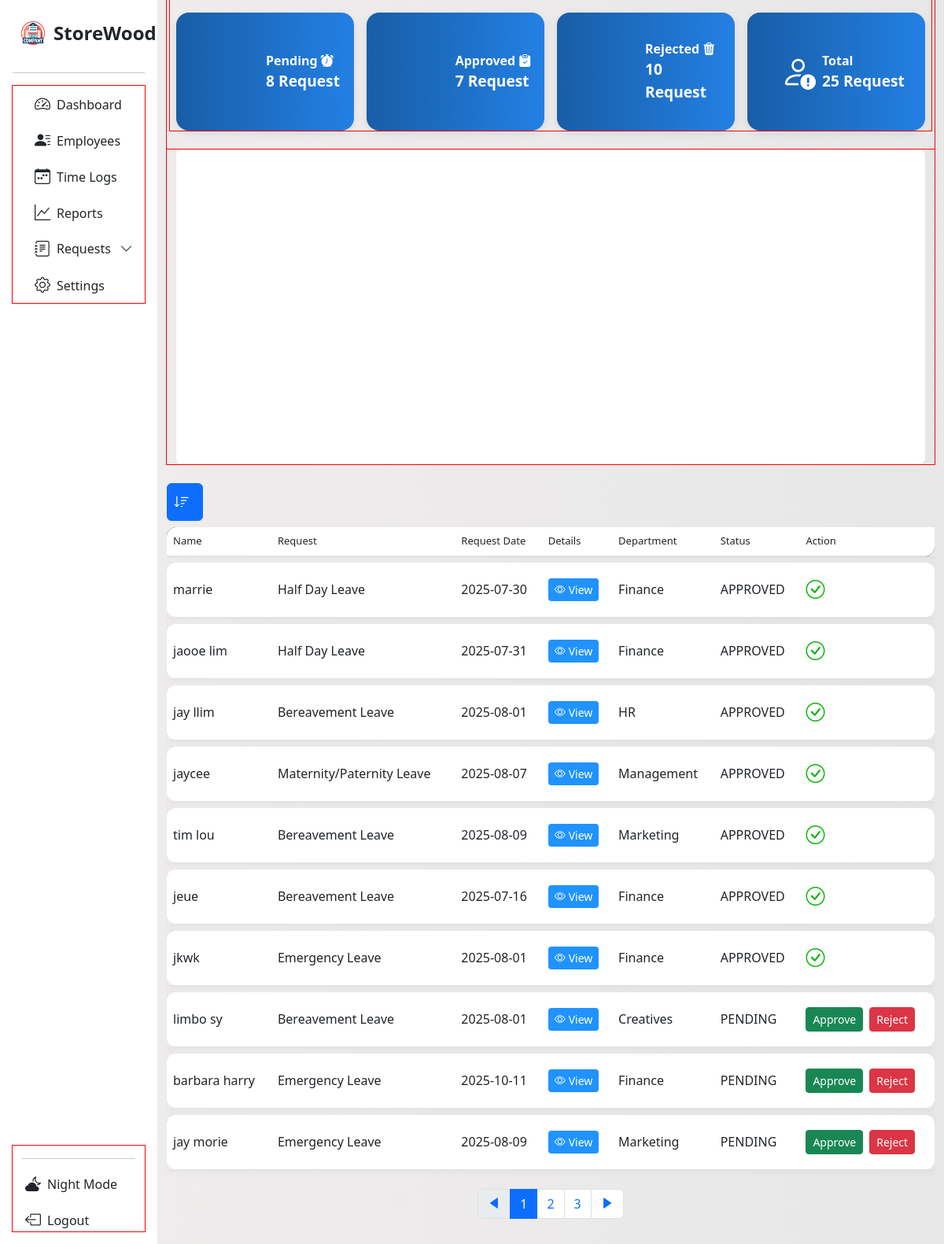
Screenshot of /request_page?sort_by=status&page=1 with the database file from the repository.
### tables this page shows
CREATE TABLE request (
                    id INTEGER PRIMARY KEY AUTOINCREMENT,
                    request_id TEXT,
                    name TEXT,
                    request_type TEXT,
                    date TEXT,
                    details TEXT,
                    department TEXT,
                    status TEXT DEFAULT 'PENDING',
                    action TEXT, time, expiration_time, expiration_date);

### App/main.py (the view)
@app.route('/request_page', methods=['GET'])
def request_page():
    rows = []
    page = int(request.args.get('page', 1))
    per_page = 10
    offset = (page - 1) * per_page
    sort_by = request.args.get('sort_by', 'id')
    try:
        with sqlite3.connect(db.connect_request_table()) as req_con:
            df = pd.read_sql_query("SELECT * FROM request", req_con)
            if sort_by in df.columns:
                df = df.sort_values(by=sort_by, ascending=True)
            count_stats = df['status'].value_counts()
            pending = count_stats.get('PENDING', 0)
            approved = count_stats.get('APPROVED', 0)
            rejected = count_stats.get('REJECTED', 0)
            total_req = pending + approved + rejected
            record = {'pending': pending, 'approved': approved, 'rejected': rejected, 'total': total_req}
            paginated_df = df.iloc[offset:offset+per_page]
            for _, info in paginated_df.iterrows():
                row = {
                    'name': info['name'],
                    'request': info['request_type'],
                    'date': info['date'],
                    'details': info['details'],
                    'department': info['department'],
                    'status': info['status'],
                    'action': info['action'],
                    'req_id': info['request_id']
                }
                rows.append(row)
            total_rows = len(df)
            total_page = math.ceil(total_rows / per_page)
            data = get_requests_per_day()
    except sqlite3.OperationalError:
        print("We're having a trouble retrieving request page data. Please try again." )
        traceback.print_exc()
        rows = []
        record = {}
        total_page = 1
        page = 1
        data = {}
    return render_template('req_page.html', page='requests', subpage='new',
                           rows = rows, records = record, request_data = data,
                           total_pages = total_page, table_page = page)

### App/database.py (called while the page is built)
    def connect_request_table(self):
        return self.employee_leave_request

### App/main.py (called while the page is built)
def get_requests_per_day():
    data = defaultdict(int)
    with sqlite3.connect(db.connect_request_table()) as con:
        cur = con.cursor()
        cur.execute("SELECT date FROM request")
        fetch = cur.fetchall()
    for row in fetch:
        dates = row[0]
        try:
            date_object = datetime.strptime(dates, "%Y-%m-%d %H:%M:%S")
            only_date = date_object.date().isoformat()
            data[only_date] += 1
        except Exception as e:
            try:
                only_date = datetime.strptime(dates, "%Y-%m-%d").date().isoformat()
                data[only_date] += 1
            except Exception as e:
                print(f"Skipping invalid date: {dates}", e)
    chart_data = [{'x':date, 'y':count} for date, count in sorted(data.items())]
    return chart_data

### App/templates/req_page.html (shortened to what this page needs)
<!DOCTYPE html>
<html lang="en">
<head>
  <link rel="stylesheet" href="{{ url_for('static', filename='dash.css') }}">
  <link rel="stylesheet" href="{{ url_for('static', filename='request.css') }}">
  <link href="https://cdn.jsdelivr.net/npm/bootstrap-icons@1.11.3/font/bootstrap-icons.css" rel="stylesheet">
  <link href='https://unpkg.com/boxicons@2.1.4/css/boxicons.min.css' rel='stylesheet'>
  <link href="https://cdn.jsdelivr.net/npm/bootstrap@5.3.0/dist/css/bootstrap.min.css" rel="stylesheet">
</head>
<body>
<div class="container-fluid">
  <div class="row flex-nowrap">
<nav id="sidebarMenu" class="col-12 col-sm-4 col-md-3 col-lg-3 col-xl-2 bg-col px-0 position-sticky sticky-top">
  <div class="d-flex w-100 flex-column p-3 align-items-sm-start pt-4 h-100">
    <a href="/" class="d-flex align-items-center mb-3 text-dark text-decoration-none w-100 px-2">
      <img src="{{ url_for('static', filename='img/company.png') }}?v=2" alt="Logo" width="36" height="36" class="me-2">
      <span class="fs-4 fw-semibold">StoreWood</span>
    </a>
    <hr class="w-100">
    <ul class="nav nav-pills flex-column mb-auto w-100" id="menu">
      <div class="container con-li">
        <li class="nav-item">
          <a href="{{ url_for('management') }}" class="nav-link text-dark">
            <i class="bi bi-speedometer2 fs-5"></i><span class="ms-2">Dashboard</span>
          </a>
        </li>
        <li class="nav-item">
          <a class="nav-link text-dark" href="{{ url_for('sort_request') }}">
            <i class="bi bi-person-lines-fill fs-5"></i><span class="ms-2">Employees</span>
          </a>
        </li>
        <li>
          <a href="#" class="nav-link text-dark">
            <i class="bi bi-calendar-week fs-5"></i><span class="ms-2">Time Logs</span>
          </a>
        </li>
        <li>
          <a href="#" class="nav-link text-dark">
            <i class="fs-5 bi bi-graph-up"></i><span class="ms-2">Reports</span>
          </a>
        </li>
      <li class="nav-item">
        <a class="nav-link d-flex justify-content-between align-items-center text-dark"
          data-bs-toggle="collapse" href="#requestsSubMenu"  role="button"
          aria-expanded="false" aria-controls="requestsSubMenu">
          <span class="d-flex align-items-center gap-2 flex-grow-1">
            <i class="fs-5 bi bi-journal-text"></i>
            <span class="text-truncate">Requests</span>
          </span>
          <i class="bi bi-chevron-down arrow-icon ms-2"></i>
        </a>
      </li>
        <li>
          <a href="#" class="nav-link text-dark">
            <i class="fs-5 bi bi-gear"></i><span class="ms-2">Settings</span>
          </a>
        </li>
      </div>
    </ul>
    <div class="container mt-auto">
      <hr class="w-100">
      <a href="{{ url_for('admin_login') }}" class="nav-link text-dark mt-3">
        <i class="bi bi-cloud-moon-fill fs-5 ms-1"></i><span class="ms-2">Night Mode</span>
      </a>
      <a href="{{ url_for('admin_login') }}" class="nav-link text-dark mt-3">
        <i class="bi bi-box-arrow-left fs-5 ms-1"></i><span class="ms-2">Logout</span>
      </a>
    </div>
  </div>
</nav>
<div class="main-top-var col py-3 content">
<div class="container">
  <div class="row g-3 mb-4">
    <div class="col-xl-3 col-lg-6">
      <div class="d-flex align-items-center justify-content-center text-white p-3 rounded-4 stat-box h-100">
        <div class="stat-content">
          <div class="stat-title">Pending <i class="bi bi-alarm-fill"></i></div>
          <div class="stat-value">{{ records.pending }} Request</div>
        </div>
      </div>
    </div>
    <div class="col-xl-3 col-lg-6">
      <div class="d-flex align-items-center justify-content-center text-white p-3 rounded-4 stat-box h-100">
        <div class="stat-content">
          <div class="stat-title">Approved <i class="bi bi-clipboard-check-fill"></i></div>
          <div class="stat-value">{{ records.approved }} Request</div>
        </div>
      </div>
    </div>
    <div class="col-xl-3 col-lg-6">
      <div class="d-flex align-items-center justify-content-center text-white p-3 rounded-4 stat-box h-100">
        <div class="stat-content">
          <div class="stat-title">Rejected <i class="bi bi-trash3-fill"></i></div>
          <div class="stat-value">{{ records.rejected }} Request</div>
        </div>
      </div>
    </div>
    <div class="col-xl-3 col-lg-6">
      <div class="d-flex align-items-center justify-content-center text-white p-3 rounded-4 stat-box h-100">
        <div class="ms-3 d-flex align-items-center justify-content-center" style="font-size: 2.8rem;">
          <i class="bi bi-person-exclamation"></i>
        </div>
        <div class="flex-grow-0 ms-2">
          <div class="stat-title">Total</div>
          <div class="stat-value">{{ records.total }} Request</div>
        </div>
      </div>
    </div>
  </div>
  <div class="row mb-4">
    <div class="col-12">
      <div id="chart" class="w-100" data-requests='{{ request_data | tojson }}'></div>
    </div>
  </div>
</div>
<div>
  <div class="dropdown">
    <button class="btn btn-primary p-2 pe-3" type="button" title="Dropdown" id="sortDropdown" data-bs-toggle="dropdown" aria-expanded="false">
      <i class="bi bi-sort-down fs-5"></i>
    </button>
  </div>
</div>
    <div class="table-responsive">
      <table class="table display custom-table" id="myTable">
        <thead class="head bg-black">
          <tr>
            <th>Name</th>
            <th>Request</th>
            <th>Request Date</th>
            <th>Details</th>
            <th>Department</th>
            <th>Status</th>
            <th>Action</th>
          </tr>
        </thead>
        <tbody>
          {% for row in rows %}
          <tr>
            <td>{{row['name']}}</td>
            <td>{{row['request']}}</td>
            <td>{{row['date']}}</td>
            <td>
              <a href="/read_request/{{row['req_id']}}"
                class="btn btn-info btn-sm"
                style="background-color: rgb(32, 147, 255); border: transparent;">
                <span style="color: white;" class="d-flex flex-row">
                  <i class="bi bi-eye me-1"></i> View
                </span>
              </a>
            </td>
            <td>{{row['department']}}</td>
            <td>{{row['status']}}</td>
            {%if row['status'] == 'PENDING' %}
            <td>
              <div class="d-flex flex-row gap-2">
                <form method="POST" action="/update_status">
                  <button type="submit" class="btn btn-success btn-sm">Approve</button>
                </form>
                <form method="POST" action="/update_status">
                  <button type="submit" class="btn btn-danger btn-sm">Reject</button>
                </form>
              </div>
            </td>
          {% else %}
            <td>
              <div class="d-flex flex-row gap-2">
                {% if row['status'] == 'APPROVED' %}
                  <i class="bi bi-check-circle fs-4" style="color: rgb(15, 181, 15);"></i>
                {% elif row['status'] == 'REJECTED' %}
                  <i class="bi bi-x-circle fs-4" style="color: rgb(225, 48, 48);"></i>
                {% endif %}
                </div>
            </td>
            {% endif %}
          </tr>
        </tbody>
        {% endfor %}
      </table>
    </div>
      <div class="w-100 d-flex justify-content-center gap-1">
        <nav aria-label="Page navigation">
          <ul class="pagination">
            <li class="page-item {% if table_page == 1 %}disabled{% endif %} arrow-head">
              <a class="page-link" href="?page={{ table_page - 1 }}" aria-label="Previous">
                <span aria-hidden="true"><i class='bx bxs-left-arrow text-primary'></i></span>
              </a>
            </li>
            {% for page_num in range(1, total_pages + 1) %}
            <li class="page-item {% if page_num == table_page %}active{% endif %}">
              <a class="page-link" href="?page={{ page_num }}">{{ page_num }}</a>
            </li>
            {% endfor %}
            <li class="page-item {% if table_page == total_pages %}disabled{% endif %} arrow-head">
              <a class="page-link" href="?page={{ table_page + 1 }}" aria-label="Next">
                <span aria-hidden="true"><i class='bx bxs-right-arrow text-primary'></i></span>
              </a>
            </li>
        </ul>
      </nav>
    </div>
  </div>
</div>
</body>
</html>

### App/static/dash.css (style rules this page uses)
* { scrollbar-width: none; }
body { background: linear-gradient(to right, #f0eded, #e8e7e7); overflow: hidden; scrollbar-width: none; height: 100%; }
*, *::before, *::after { box-sizing: border-box; }
.bg-col { background-color: rgb(255, 255, 255) !important; }
.dropdown { width: 100%; z-index: 100; }
.custom-table { border-collapse: separate !important; border-spacing: 0 6px; height: 30px; border-radius: 10px; overflow-y: scroll; }
.custom-table tbody tr td, .custom-table tbody tr th { height: 70px; vertical-align: middle; }
.custom-table tbody tr { background-color: #fff; box-shadow: 0 2px 8px rgba(0, 0, 0, 0.05); }
.custom-table tbody tr td:first-child, .custom-table tbody tr th:first-child { border-top-left-radius: 12px; border-bottom-left-radius: 12px; }
.custom-table tbody tr td:last-child { border-top-right-radius: 12px; border-bottom-right-radius: 12px; }
.custom-table thead th:first-child { border-top-left-radius: 12px; }
.custom-table thead th:last-child { border-bottom-right-radius: 12px; }
thead.head th { font-size: small; font-weight: 500; }
.bg-col { background-color: white; }
.bg-col ul li { min-width: 140px; max-width: 100%; width: auto; }
#sidebarMenu { height: 100vh; overflow-y: scroll; overflow-x: hidden; position: sticky; top: 0; scrollbar-width: none; -ms-overflow-style: none; }
main, .container, .row, .col { outline: 1px solid red; }
#sortDropdown i { font-size: 20px; }
.stat-box { height: 100%; min-height: 100px; box-shadow: 0 4px 12px rgba(0, 0, 0, 0.08); }
.main-top-var { height: 100vh; overflow-y: auto; }
.arrow-icon { transition: transform 0.3s ease; display: inline-block; position: relative; width: 1.2em; text-align: center; }
.arrow-icon::before { content: ''; display: inline-block; width: 0; }

### App/static/request.css (style rules this page uses)
.stat-box { min-height: 150px; }
.stat-content { display: flex; flex-direction: column; justify-content: center; }
.stat-title { font-size: 1.1rem; font-weight: 600; }
.stat-value { font-size: 1.3rem; font-weight: bold; }
.stat-box { background: linear-gradient(to right,rgb(24, 93, 167),rgb(35, 128, 227) ) ; }
#chart { width: 100%; min-height: 400px; background-color: white; border-radius: 8px; }
.stat-box { background-color: #4e73df; }
.stat-title { font-weight: 600; font-size: 1rem; }
.stat-value { font-size: 1.2rem; }
.head { white-space: nowrap; }
.custom-table { border-collapse: separate; border-spacing: 0 8px; }
.custom-table thead tr { box-shadow: 0 2px 4px rgba(0, 0, 0, 0.05); }

### rows the page displays
request: name "marrie", request "Half Day Leave", date "2025-07-30", department "Finance", status "APPROVED"
request: name "jaooe lim", request "Half Day Leave", date "2025-07-31", department "Finance", status "APPROVED"
request: name "jay llim", request "Bereavement Leave", date "2025-08-01", department "HR", status "APPROVED"
request: name "jaycee", request "Maternity/Paternity Leave", date "2025-08-07", department "Management", status "APPROVED"
request: name "tim lou", request "Bereavement Leave", date "2025-08-09", department "Marketing", status "APPROVED"
request: name "jeue", request "Bereavement Leave", date "2025-07-16", department "Finance", status "APPROVED"
request: name "jkwk", request "Emergency Leave", date "2025-08-01", department "Finance", status "APPROVED"
request: name "limbo sy", request "Bereavement Leave", date "2025-08-01", department "Creatives", status "PENDING"
request: name "barbara harry", request "Emergency Leave", date "2025-10-11", department "Finance", status "PENDING"
request: name "jay morie", request "Emergency Leave", date "2025-08-09", department "Marketing", status "PENDING"

### other values shown
{{ records.pending }} "8"
{{ records.approved }} "7"
{{ records.rejected }} "10"
{{ records.total }} "25"
{{ page_num }} "1" "2" "3"
